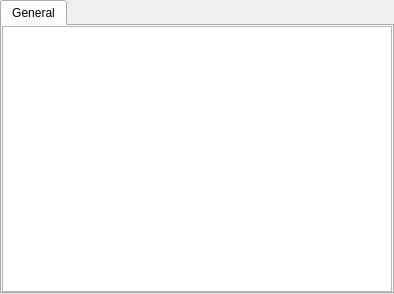
<?xml version="1.0" encoding="UTF-8"?>
<ui version="4.0">
 <class>Plugins</class>
 <widget class="QWidget" name="Plugins">
  <property name="geometry">
   <rect>
    <x>0</x>
    <y>0</y>
    <width>394</width>
    <height>294</height>
   </rect>
  </property>
  <property name="windowTitle">
   <string>Form</string>
  </property>
  <layout class="QGridLayout" name="gridLayout">
   <property name="margin">
    <number>0</number>
   </property>
   <item row="0" column="0">
    <widget class="QTabWidget" name="tabs">
     <widget class="QWidget" name="generalTab">
      <attribute name="title">
       <string>General</string>
      </attribute>
      <layout class="QGridLayout" name="gridLayout_2">
       <property name="margin">
        <number>0</number>
       </property>
       <item row="0" column="0">
        <widget class="QListWidget" name="pluginsList"/>
       </item>
      </layout>
     </widget>
    </widget>
   </item>
  </layout>
 </widget>
 <resources/>
 <connections/>
</ui>
